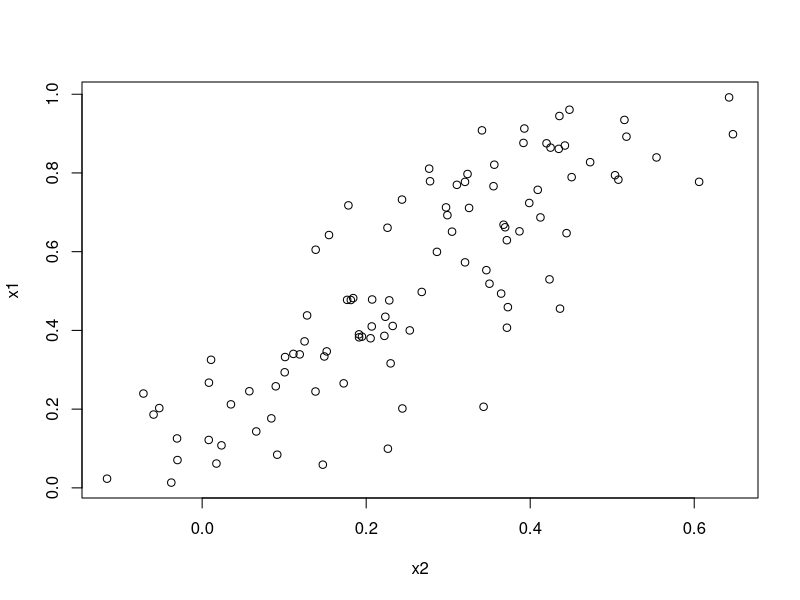

This chart was generated by the following R code:
## ---- chunk 1
knitr::opts_chunk$set(echo = TRUE)
## ---- chunk 2
set.seed(1)
x1 = runif(100)
x2 = 0.5 * x1 + rnorm(100) / 10
y = 2 + 2 * x1 + 0.3 * x2 + rnorm(100)
## ---- chunk 3
cor(x1, x2)
plot(x1 ~ x2)
## ---- chunk 4
fit = lm(y ~ x1 + x2)
summary(fit)
## ---- chunk 5
fit2 = lm(y ~ x1)
summary(fit2)
## ---- chunk 6
fit3 = lm(y ~ x2)
summary(fit3)
